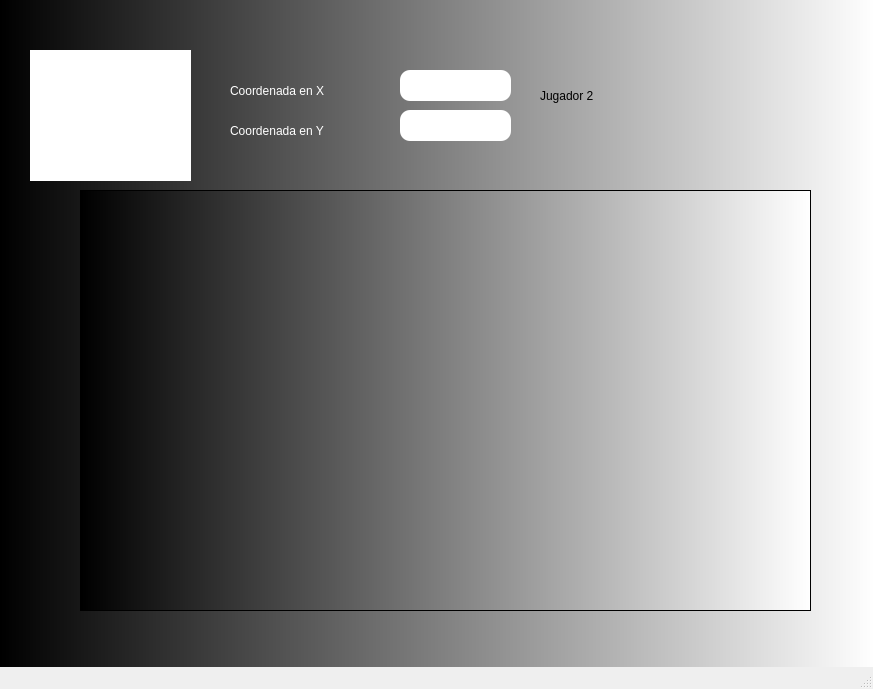
<?xml version="1.0" encoding="UTF-8"?>
<ui version="4.0">
 <class>MainWindow</class>
 <widget class="QMainWindow" name="MainWindow">
  <property name="geometry">
   <rect>
    <x>0</x>
    <y>0</y>
    <width>873</width>
    <height>689</height>
   </rect>
  </property>
  <property name="windowTitle">
   <string>MainWindow</string>
  </property>
  <property name="styleSheet">
   <string notr="true">QWidget#centralwidget{
background-color: qlineargradient(spread:pad, x1:0, y1:0, x2:1, y2:0, stop:0 rgba(0, 0, 0, 255), stop:1 rgba(255, 255, 255, 255));}</string>
  </property>
  <widget class="QWidget" name="centralwidget">
   <widget class="QLabel" name="label_4">
    <property name="geometry">
     <rect>
      <x>30</x>
      <y>50</y>
      <width>161</width>
      <height>131</height>
     </rect>
    </property>
    <property name="styleSheet">
     <string notr="true">background-color: rgb(255, 255, 255);</string>
    </property>
    <property name="text">
     <string/>
    </property>
    <property name="pixmap">
     <pixmap>../Imagenes/1.png</pixmap>
    </property>
    <property name="scaledContents">
     <bool>true</bool>
    </property>
   </widget>
   <widget class="QLabel" name="label_5">
    <property name="geometry">
     <rect>
      <x>230</x>
      <y>80</y>
      <width>161</width>
      <height>21</height>
     </rect>
    </property>
    <property name="styleSheet">
     <string notr="true">font: 87 12pt &quot;Arial Black&quot;;
color: rgb(255, 255, 255);</string>
    </property>
    <property name="text">
     <string>Coordenada en X</string>
    </property>
   </widget>
   <widget class="QLabel" name="label_6">
    <property name="geometry">
     <rect>
      <x>230</x>
      <y>120</y>
      <width>161</width>
      <height>21</height>
     </rect>
    </property>
    <property name="styleSheet">
     <string notr="true">font: 87 12pt &quot;Arial Black&quot;;
color: rgb(255, 255, 255);</string>
    </property>
    <property name="text">
     <string>Coordenada en Y</string>
    </property>
   </widget>
   <widget class="QLineEdit" name="lineEdit">
    <property name="geometry">
     <rect>
      <x>400</x>
      <y>70</y>
      <width>111</width>
      <height>31</height>
     </rect>
    </property>
    <property name="styleSheet">
     <string notr="true">border-radius:10px;</string>
    </property>
   </widget>
   <widget class="QLineEdit" name="lineEdit_2">
    <property name="geometry">
     <rect>
      <x>400</x>
      <y>110</y>
      <width>111</width>
      <height>31</height>
     </rect>
    </property>
    <property name="styleSheet">
     <string notr="true">border-radius:10px;</string>
    </property>
   </widget>
   <widget class="QScrollArea" name="scrollArea">
    <property name="geometry">
     <rect>
      <x>80</x>
      <y>190</y>
      <width>731</width>
      <height>421</height>
     </rect>
    </property>
    <property name="styleSheet">
     <string notr="true">background-color: qlineargradient(spread:pad, x1:0, y1:0, x2:1, y2:0, stop:0 rgba(0, 0, 0, 255), stop:1 rgba(255, 255, 255, 255))</string>
    </property>
    <property name="widgetResizable">
     <bool>true</bool>
    </property>
    <widget class="QWidget" name="scrollAreaWidgetContents">
     <property name="geometry">
      <rect>
       <x>0</x>
       <y>0</y>
       <width>729</width>
       <height>419</height>
      </rect>
     </property>
    </widget>
   </widget>
   <widget class="QLabel" name="label">
    <property name="geometry">
     <rect>
      <x>540</x>
      <y>50</y>
      <width>291</width>
      <height>91</height>
     </rect>
    </property>
    <property name="styleSheet">
     <string notr="true">font: 87 40pt &quot;Arial Black&quot;;</string>
    </property>
    <property name="text">
     <string>Jugador 2</string>
    </property>
   </widget>
  </widget>
  <widget class="QMenuBar" name="menubar">
   <property name="geometry">
    <rect>
     <x>0</x>
     <y>0</y>
     <width>873</width>
     <height>21</height>
    </rect>
   </property>
  </widget>
  <widget class="QStatusBar" name="statusbar"/>
 </widget>
 <resources/>
 <connections/>
</ui>
